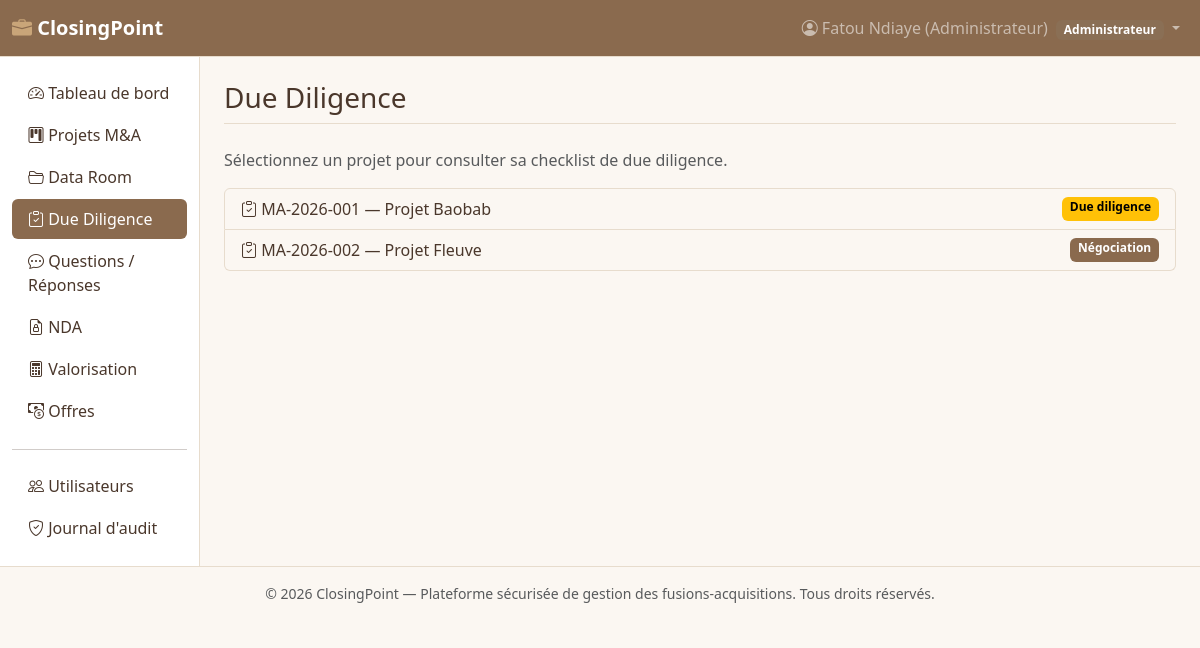
The page /modules/duediligence/list.php (signed in) on the database as committed earlier.
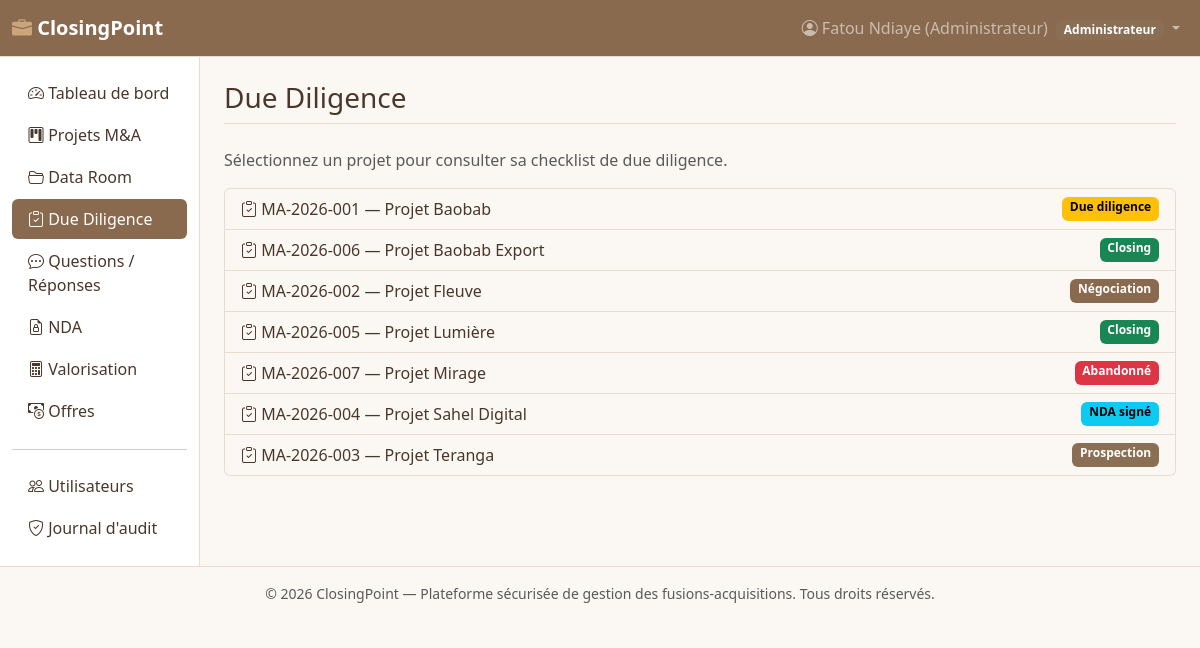
The same page on the database as committed later.
### tables this page shows
CREATE TABLE ma_projects (
    id INT AUTO_INCREMENT PRIMARY KEY,
    code_projet VARCHAR(20) NOT NULL UNIQUE,
    nom_projet VARCHAR(180) NOT NULL,
    societe_cible VARCHAR(180) NOT NULL,
    societe_acquereur VARCHAR(180) NOT NULL,
    secteur VARCHAR(100) DEFAULT NULL,
    statut ENUM('prospection','nda_signe','due_diligence','negociation','closing','abandonne') NOT NULL DEFAULT 'prospection',
    valeur_estimee DECIMAL(18,2) DEFAULT NULL,
    devise VARCHAR(10) NOT NULL DEFAULT 'FCFA',
    date_debut DATE DEFAULT NULL,
    date_cible_closing DATE DEFAULT NULL,
    description TEXT,
    created_by INT NOT NULL,
    created_at DATETIME NOT NULL DEFAULT CURRENT_TIMESTAMP,
    updated_at DATETIME NOT NULL DEFAULT CURRENT_TIMESTAMP ON UPDATE CURRENT_TIMESTAMP,
    CONSTRAINT fk_proj_creator FOREIGN KEY (created_by) REFERENCES users(id) ON DELETE RESTRICT
);

### includes/security.php (called while the page is built, shortened)
<?php
function e(?string $value): string
{
    return htmlspecialchars($value ?? '', ENT_QUOTES, 'UTF-8');
}

### modules/duediligence/list.php (the view, shortened to what this page needs)
<?php
require_once __DIR__ . '/../../includes/bootstrap.php';
$user = requireLogin();
$projectId = (int)($_GET['project_id'] ?? 0);
if (!$projectId) {
    if (in_array($user['role'], ['admin', 'conseiller'], true)) {
        $projects = $pdo->query('SELECT * FROM ma_projects ORDER BY nom_projet')->fetchAll();
    } else {
        $stmt = $pdo->prepare('SELECT p.* FROM ma_projects p JOIN project_team pt ON pt.project_id = p.id WHERE pt.user_id = :u ORDER BY p.nom_projet');
        $stmt->execute([':u' => $user['id']]);
        $projects = $stmt->fetchAll();
    }
    require __DIR__ . '/../../includes/header.php';
    ?>
    <p class="text-muted">Sélectionnez un projet pour consulter sa checklist de due diligence.</p>
    <div class="list-group">
      <?php foreach ($projects as $p): ?>
        <a href="list.php?project_id=<?= (int)$p['id'] ?>" class="list-group-item list-group-item-action d-flex justify-content-between">
          <span><i class="bi bi-clipboard-check"></i> <?= e($p['code_projet']) ?> — <?= e($p['nom_projet']) ?></span>
          <?= projectStatusBadge($p['statut']) ?>
        </a>
      <?php endforeach; ?>
    </div>
    <?php require __DIR__ . '/../../includes/footer.php'; exit; ?>
<?php }
require __DIR__ . '/../../includes/header.php';
?>
<?php require __DIR__ . '/../../includes/footer.php'; ?>

### includes/functions.php (shortened to what this page needs)
<?php
function projectStatusBadge(string $statut): string
{
    $map = [
        'prospection'    => ['secondary', 'Prospection'],
        'nda_signe'      => ['info', 'NDA signé'],
        'due_diligence'  => ['warning', 'Due diligence'],
        'negociation'    => ['primary', 'Négociation'],
        'closing'        => ['success', 'Closing'],
        'abandonne'      => ['danger', 'Abandonné'],
    ];
    [$class, $label] = $map[$statut] ?? ['secondary', $statut];
    return '<span class="badge text-bg-' . $class . '">' . e($label) . '</span>';
}

Rows that differ between the two databases and show on the page:
added ma_projects: code_projet "MA-2026-006", nom_projet "Projet Baobab Export", label "Closing"
added ma_projects: code_projet "MA-2026-005", nom_projet "Projet Lumière", label "Closing"
added ma_projects: code_projet "MA-2026-007", nom_projet "Projet Mirage", label "Abandonné"
added ma_projects: code_projet "MA-2026-004", nom_projet "Projet Sahel Digital", label "NDA signé"
added ma_projects: code_projet "MA-2026-003", nom_projet "Projet Teranga", label "Prospection"
